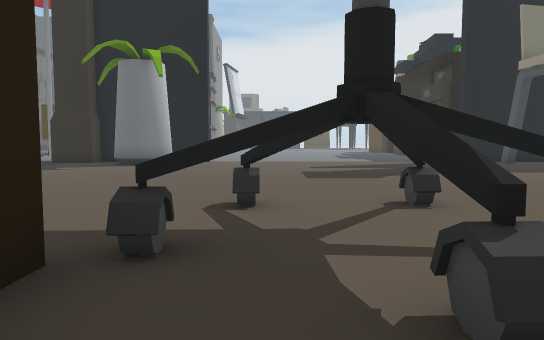
View 1 (above)

24 first-person views from a walk through a Unity game level. The camera is 1.5 m above the floor, tilts 4° down and sees 70° across. The floor is counted in squares, 2 m on a side. Each view is taken from the middle of a square. On the plan, view 1 faces up. The plan holds only what a view shows up to about 12 squares ahead; the rest is blank. The place goes on beyond the plan. The player character is not drawn.

View 2
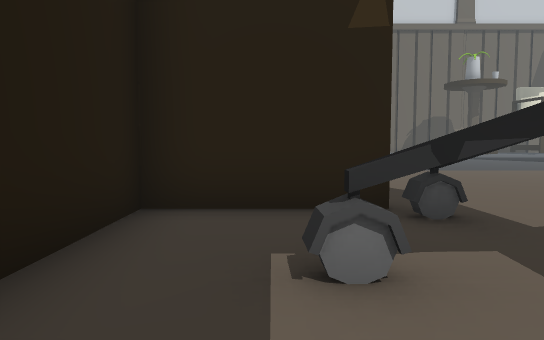

View 3
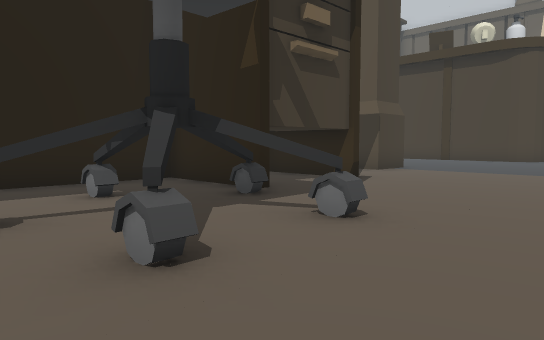

View 4
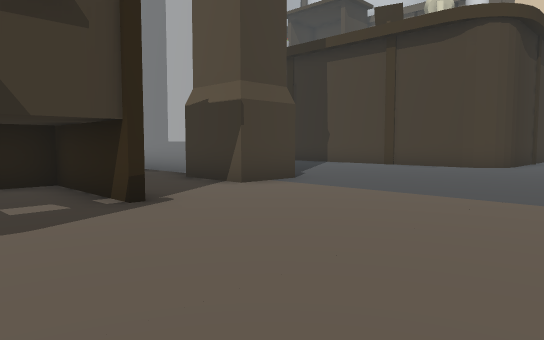

View 5
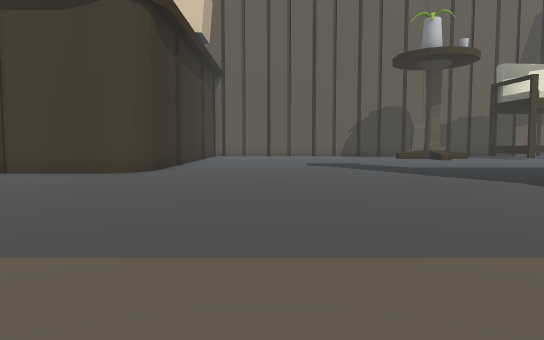

View 6
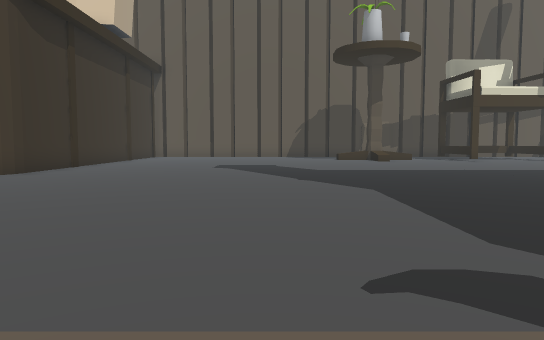

View 7
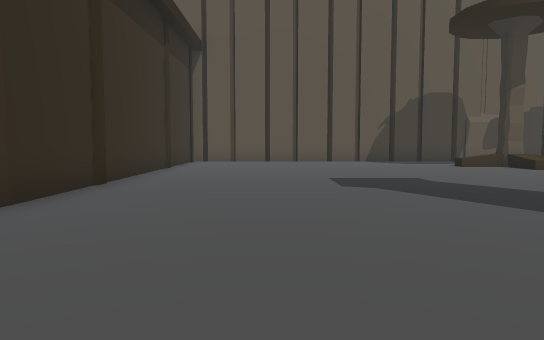

View 8
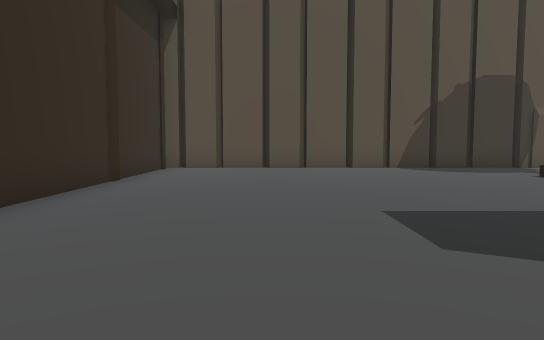

View 9
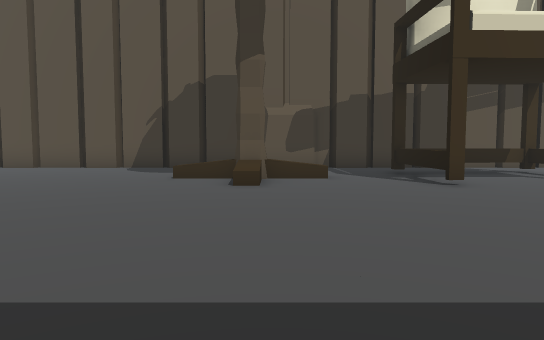

View 10
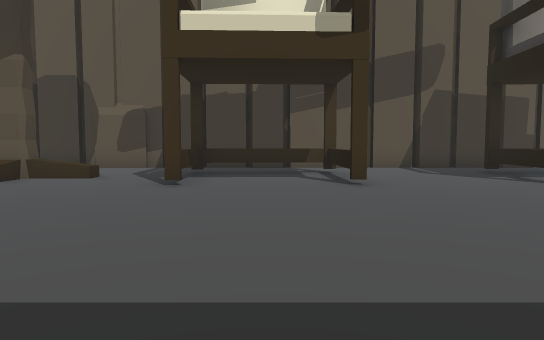

View 11
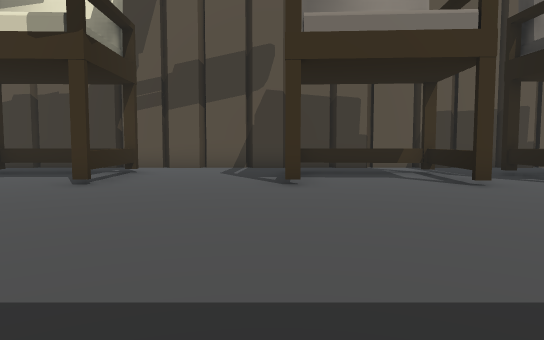

View 12
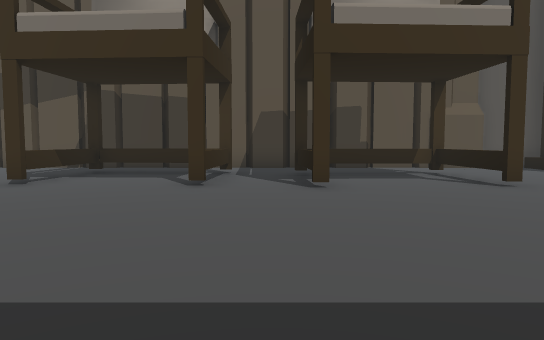

View 13
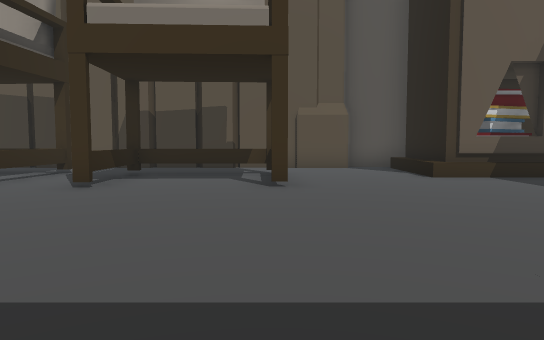

View 14
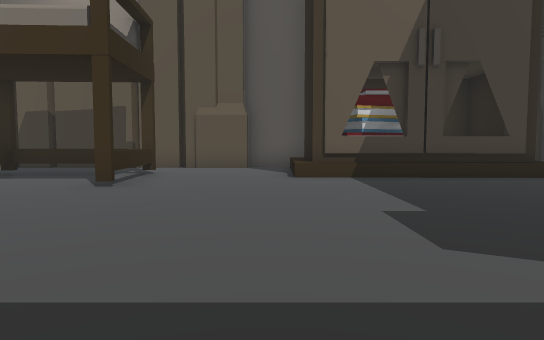

View 15
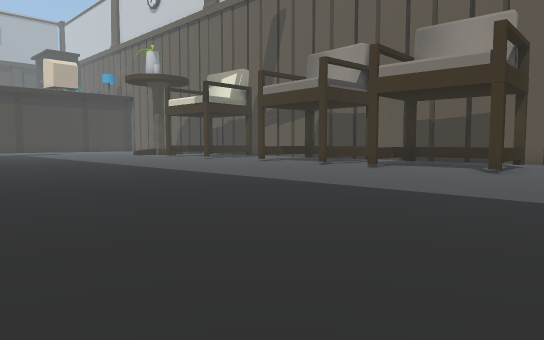

View 16
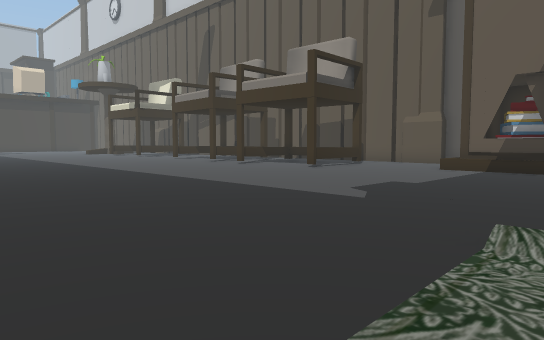

View 17
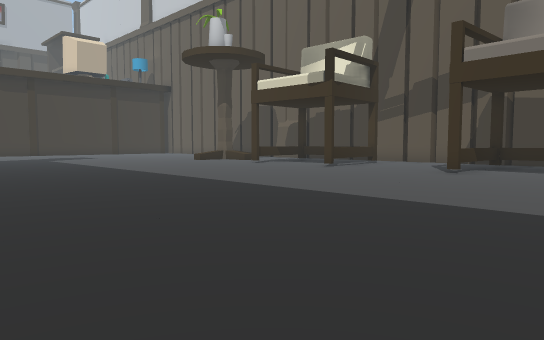

View 18
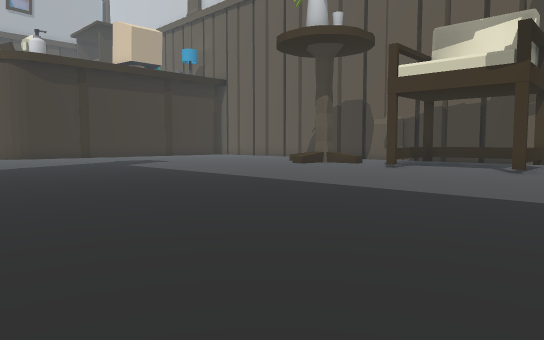

View 19
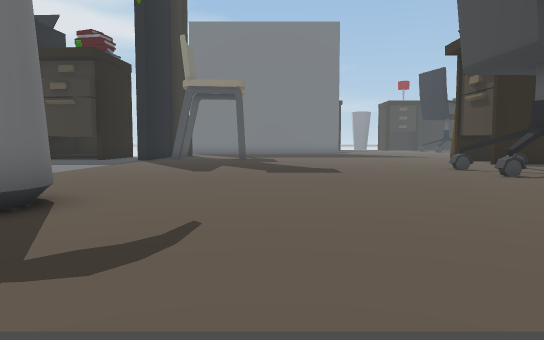

View 20
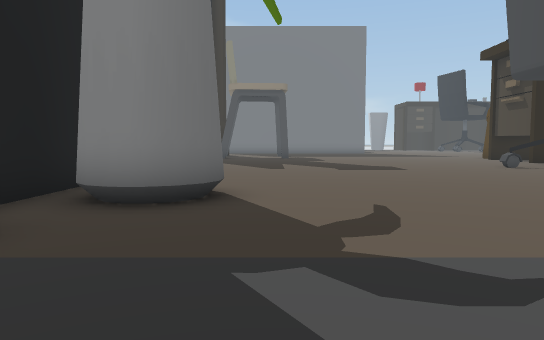

View 21
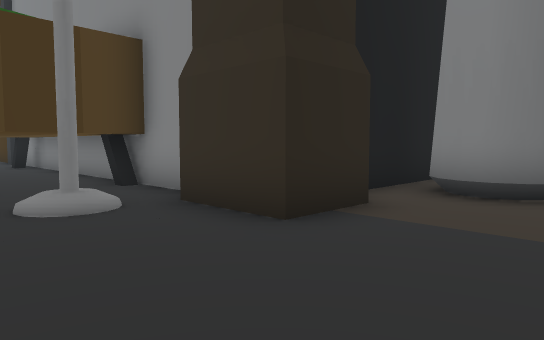

View 22
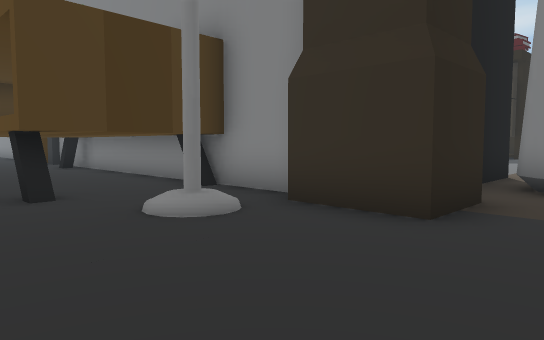

View 23
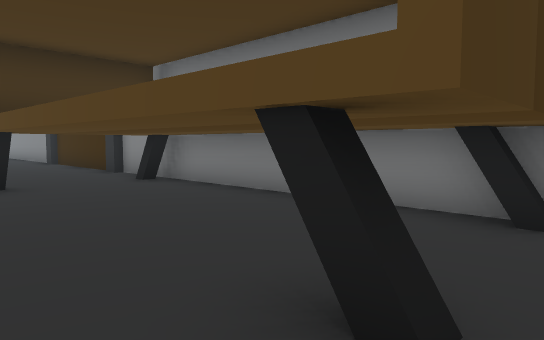

View 24
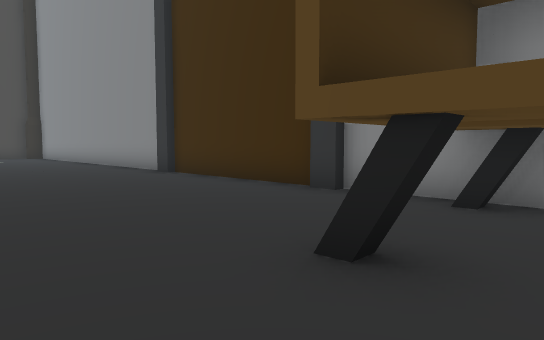

### Floor plan
Key: @ floor where view 1 was taken; # wall or solid block; . main floor; : floor 0.25 m higher than the main floor; / step, stairs or slope; = window, fence, low wall or low ledge.
Columns run from 27 left of view 1 to 3 right of it. Each row starts with its distance up from view 1.
 42    #..      /. .
 41    #......../..
 40    #............
 39    #............
 38 ####...........
 37 #.............. ...
 36 #..................#
 35 #..................#
 34 #..===.............#
 33 #..=...............#
 32 #..=...............#
 31 #..#==.............#
 30 #..................#
 29 #.#==#.............#
 28 #.=................##
 27 #.=.................#
 26 #.=.................#
 25 #.#==#..........#..##
 24 #...................#
 23 #...................#
 22 #...................#
 21 #.===#..............#
 20 #.=.................#
 19 #.=.............#..##
 18 #.#==#..............#
 17 #................:..#
 16 #..................##     .....
 15 #..=#..............######......
 14 #...=.................##.......
 13 #... .................##.......
 12 #..............................
 11 #..............................
 10 #..............................
  9 #..............................
  8 #..............................
  7 #..............................
  6 #..............................
  5 #..........................=.#.
  4 ############...............##..
  3            ##.............####.
  2             #..........#.#..#..
  1             #......##..#.#.....
  0             #  ... ##..#.#.@..
 -1                    #.. #######

Where each view was taken, in squares from view 1:
view 1: 0 up, 0 right, facing up
view 2: 1 up, 3 right, facing left
view 3: 7 up, 3 right, facing down-left
view 4: 7 up, 2 left, facing down-left
view 5: 7 up, 5 left, facing left
view 6: 10 up, 6 left, facing left
view 7: 7 up, 11 left, facing left
view 8: 7 up, 15 left, facing left
view 9: 15 up, 15 left, facing left
view 10: 20 up, 15 left, facing left
view 11: 25 up, 15 left, facing left
view 12: 30 up, 15 left, facing left
view 13: 34 up, 15 left, facing left
view 14: 37 up, 15 left, facing left
view 15: 37 up, 11 left, facing down-left
view 16: 42 up, 12 left, facing down-left
view 17: 29 up, 12 left, facing down-left
view 18: 24 up, 11 left, facing down-left
view 19: 10 up, 9 left, facing right
view 20: 12 up, 10 left, facing right
view 21: 12 up, 11 left, facing up-right
view 22: 13 up, 12 left, facing up-right
view 23: 18 up, 12 left, facing up-right
view 24: 24 up, 13 left, facing up-right
